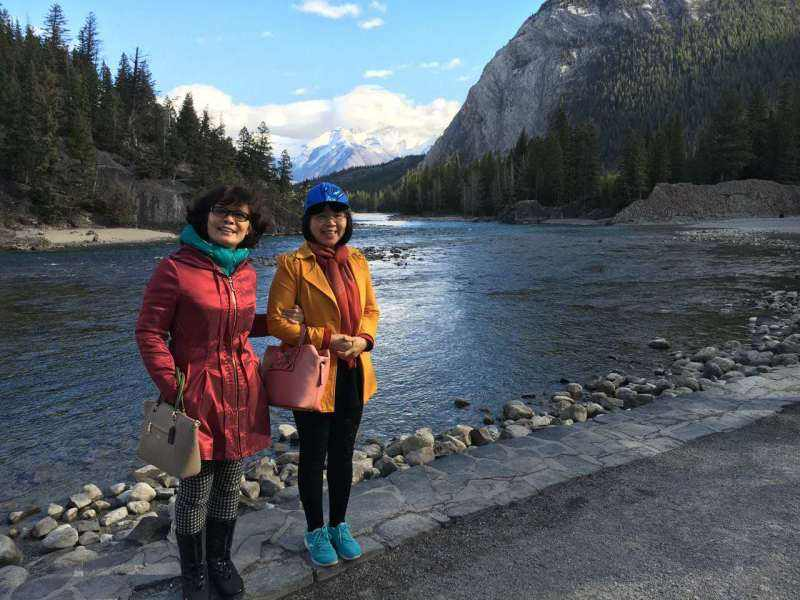
#> input picture utils/get_mask_from_drawing/original.png, 800 x 600 px
$ python get_mask_from_drawing.py
#> lines starting #> are read from the running program, lines starting #| are printed output that depends on the picture; after the words box and inside, x2 and y2 are one past the last pixel; in counts of white or black regions, pixels touching at a corner belong together
# 从笔迹获取笔记的掩膜
from PIL import Image
from PIL import ImageChops
import cv2

def get_drawing_mask(original = 'original.png', drawing = 'drawing.png'):
#> called with original = 'original.png', drawing = 'drawing.png'
    original = Image.open(original)
#> original is the input picture: PIL image 800x600 RGB; mean R, G, B 84.5, 89.9, 96.9
    drawing = Image.open(drawing)
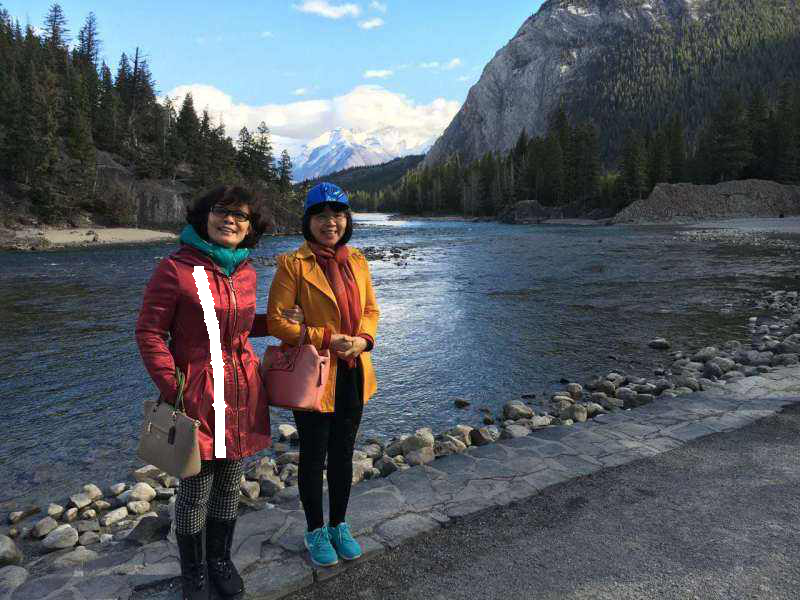
#> input picture utils/get_mask_from_drawing/drawing.png, 800 x 600 px
#> drawing is the input picture: PIL image 800x600 RGB; mean R, G, B 85.1, 90.8, 97.8
    diff = ImageChops.difference(original, drawing)
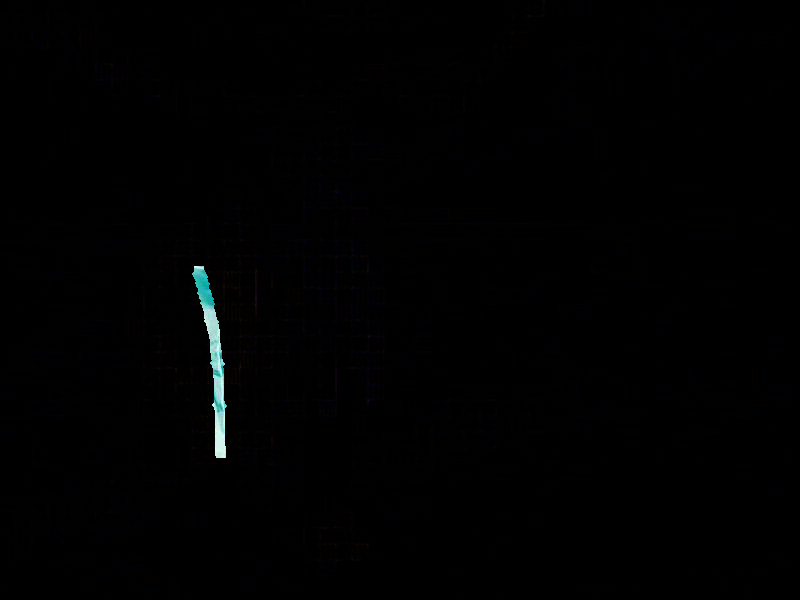
#> diff: PIL image 800x600 RGB; mean R, G, B 0.9, 1.2, 1.4
    #二值化
    diff = diff.convert('L')
#> diff: PIL image 800x600 L
    threshold = 10
    table = []
    for i in range(256):
        if i < threshold:
            table.append(0)
        else:
            table.append(255)
    diff = diff.point(table, '1')
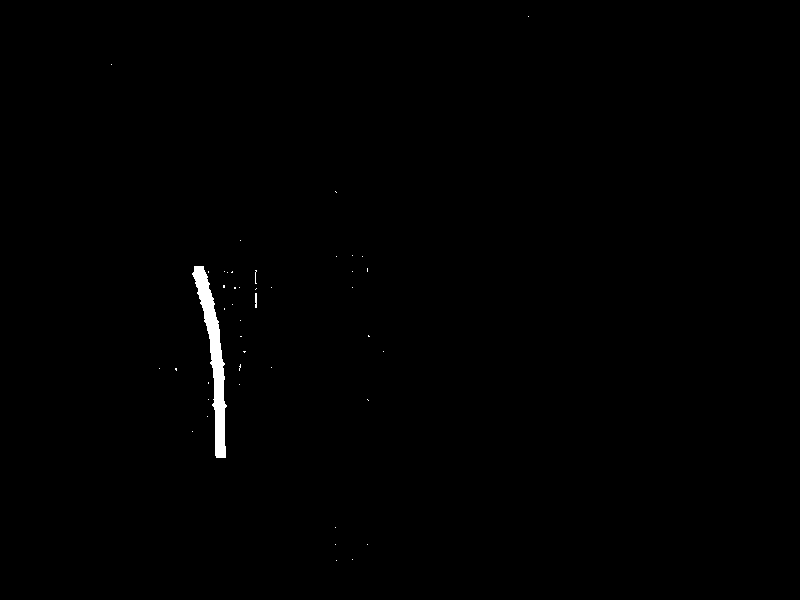
#> diff: PIL image 800x600 1; 0.48% white; 44 white regions (42 under 20 px), largest, box (x1, y1, x2, y2) and area: (192, 266, 227, 458) 2199, (255, 293, 257, 308) 29
    save_name = 'drawing_mask.png'
    diff.save(save_name)

    #return cv2.imread(save_name)

if __name__ == '__main__':
    get_drawing_mask()
